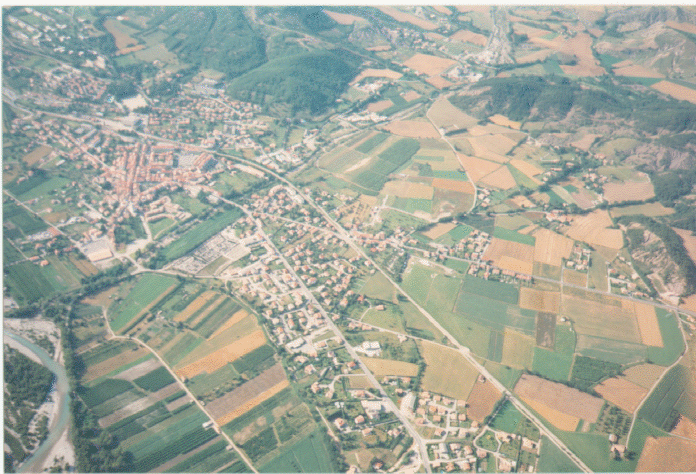
#> input picture Practica9s/thresh3.png, 696 x 474 px
$ python 3d.py
#> lines starting #> are read from the running program, lines starting #| are printed output that depends on the picture
#> further down, img is the input picture: shape (474, 696, 3); mean B, G, R 155.5, 167.3, 162.6
import cv2
import math
import random
import numpy as np
from matplotlib import pyplot as plt

def nombre(img,m):
#> called with m = 5
    fils,cols,c = img.shape
#> fils = 474; cols = 696; c = 3
    a1 = math.ceil(fils*m)
#> a1 = 2370
    b1 = math.ceil(cols*m)
#> b1 = 3480
    img2 = np.zeros((a1,b1,3),np.uint8)
    for x in range(a1):
        for y in range(b1):
            a2 = math.ceil(x/m)
            b2 = math.ceil(y/m)
            if a2 < fils and b2 < cols:
                img2.itemset((x,y,0),img.item(a2,b2,0))
                img2.itemset((x,y,1),img.item(a2,b2,1))
                img2.itemset((x,y,2),img.item(a2,b2,2))
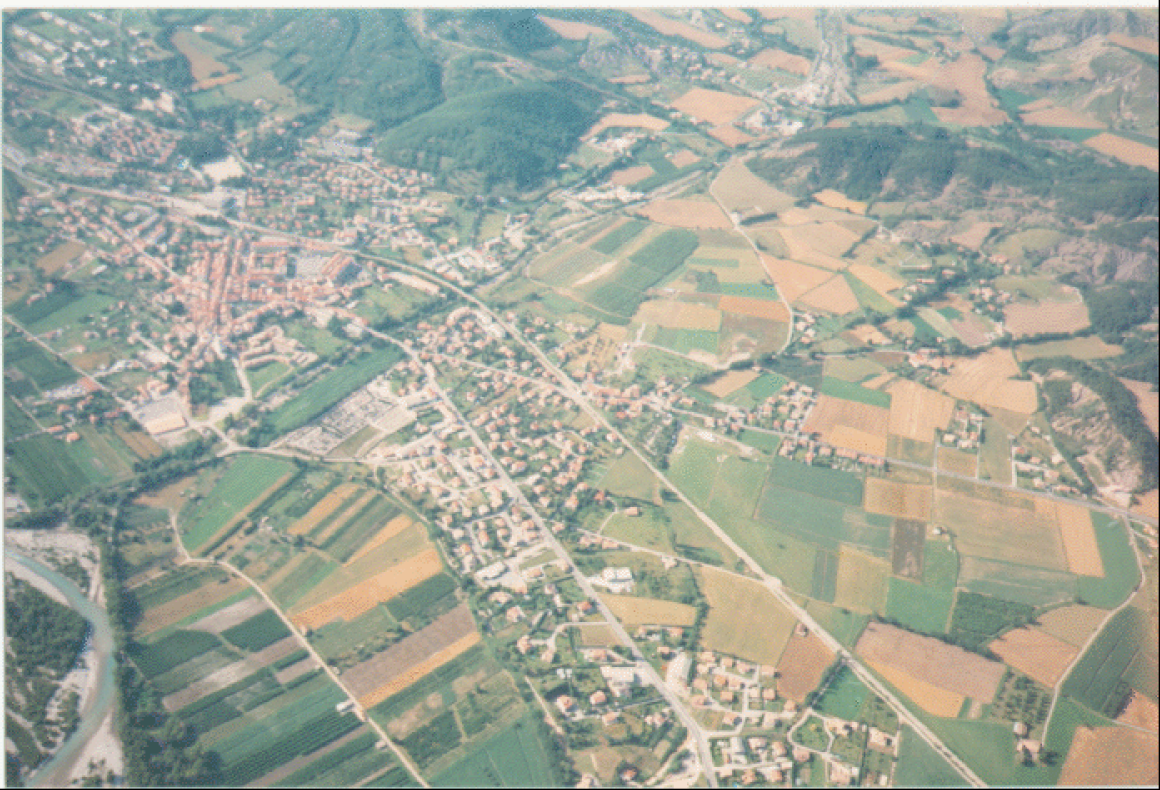
#> img2: shape (2370, 3480, 3) (shown at 1/3 size); mean B, G, R 154.8, 166.6, 161.9
    return img2

img=cv2.imread('thresh3.png')

img2 = nombre(img,5)

cv2.imshow('asd',img2)
